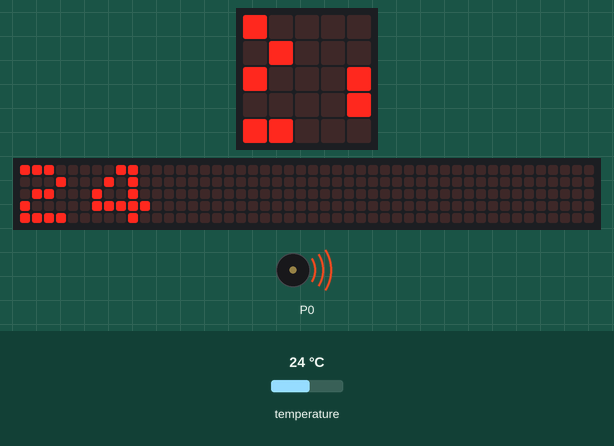
Recording of a program running on a simulated BBC micro:bit (MakeCode). Parts: the board's 5×5 LED display, a strip that is not on the board, showing the scrolling text unrolled, buzzer (waves = sounding). The inputs (shaded band) are chosen by the test bench; at power-on: temperature 24 °C. The 48×5 strip is a reading aid, not a part: it shows the text the display is scrolling, unrolled, one strip-width of it at a time.

Above: at 1.2 s.
1.3 s: temperature set to 12 °C
At 3.42 s:
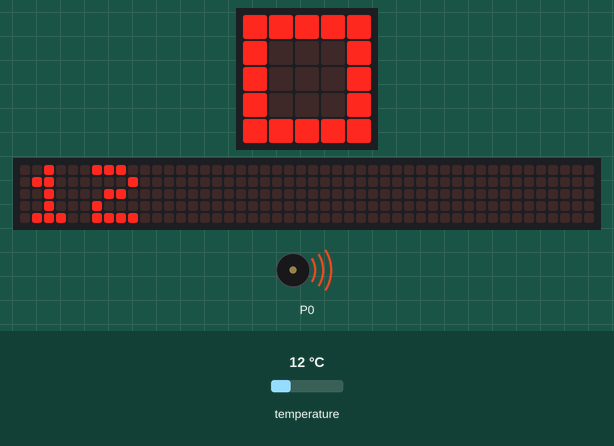
4.8 s: temperature set to 16.2 °C
At 6.71 s:
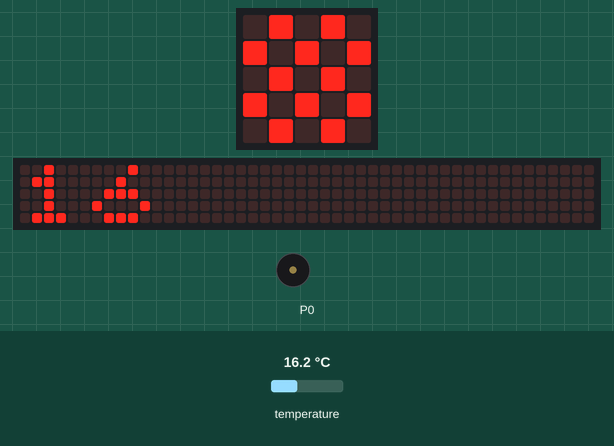
7.9 s: temperature set to 17.7 °C
At 12.8 s:
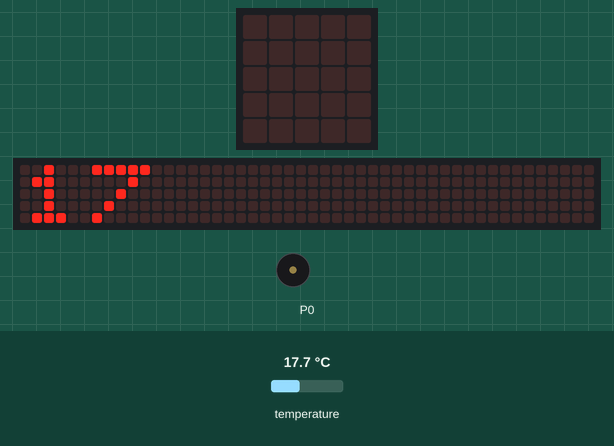
Timing chart, 0 to 14.3 s (numbered marks = the images above; inputs shaded):
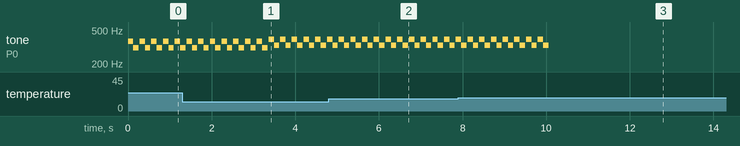

The program:

main.ts
```typescript
let tenperatura = 0
music.setVolume(255)
basic.forever(function () {
    tenperatura = input.temperature()
    basic.showNumber(input.temperature())
    if (tenperatura < 17) {
        basic.showIcon(IconNames.Chessboard)
    } else if (tenperatura > 20) {
        basic.showIcon(IconNames.Square)
    }
})
basic.forever(function () {
    if (tenperatura < 17) {
        music.playTone(392, music.beat(BeatFraction.Quarter))
        music.playTone(330, music.beat(BeatFraction.Quarter))
    }
    if (tenperatura > 20) {
        music.playTone(370, music.beat(BeatFraction.Quarter))
        music.playTone(311, music.beat(BeatFraction.Quarter))
    }
})
```

test.ts
```typescript
// aquí va el archivo "tests"; esto no se compilará cuando este paquete se utilice como una extensión.
```

Measured:
- the behaviour switches between 16.9 and 17 °C on temperature (found by bisection; images 2 and 3)
- by itself, tone on P0: repeats every 0.28 s: silent 0.03 s, 392 Hz 0.13 s, 330 Hz 0.13 s, until it stays silent from 10.1 s
- what the display in image 3 shows lasts 0.6 s, from 12.4 s to 13.0 s
